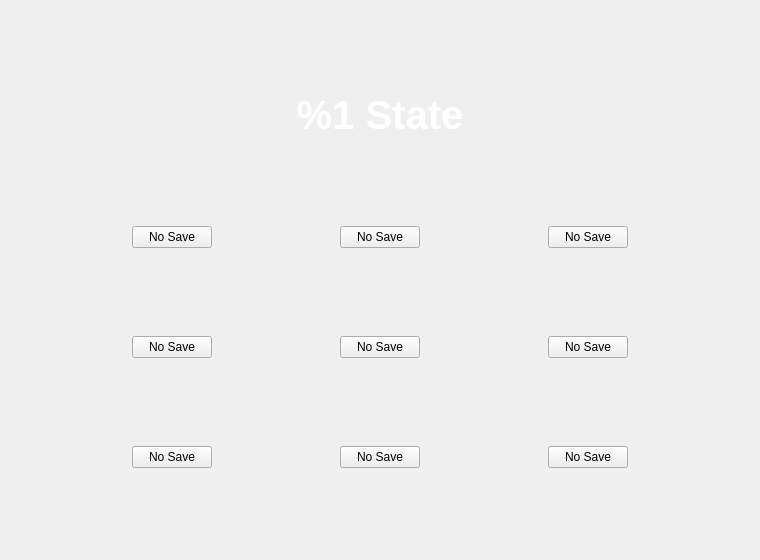
<?xml version="1.0" encoding="UTF-8"?>
<ui version="4.0">
 <class>LoadSaveState</class>
 <widget class="QWidget" name="LoadSaveState">
  <property name="geometry">
   <rect>
    <x>0</x>
    <y>0</y>
    <width>760</width>
    <height>560</height>
   </rect>
  </property>
  <property name="windowTitle">
   <string>%1 State</string>
  </property>
  <layout class="QGridLayout" name="gridLayout_2" rowstretch="1,0,0,0" columnstretch="0,0,0">
   <property name="leftMargin">
    <number>6</number>
   </property>
   <property name="topMargin">
    <number>6</number>
   </property>
   <property name="rightMargin">
    <number>6</number>
   </property>
   <property name="bottomMargin">
    <number>6</number>
   </property>
   <property name="spacing">
    <number>2</number>
   </property>
   <item row="1" column="0">
    <widget class="QGBA::SavestateButton" name="state1">
     <property name="sizePolicy">
      <sizepolicy hsizetype="Maximum" vsizetype="Maximum">
       <horstretch>0</horstretch>
       <verstretch>0</verstretch>
      </sizepolicy>
     </property>
     <property name="text">
      <string>No Save</string>
     </property>
     <property name="iconSize">
      <size>
       <width>240</width>
       <height>160</height>
      </size>
     </property>
     <property name="shortcut">
      <string>1</string>
     </property>
    </widget>
   </item>
   <item row="1" column="1">
    <widget class="QGBA::SavestateButton" name="state2">
     <property name="sizePolicy">
      <sizepolicy hsizetype="Maximum" vsizetype="Maximum">
       <horstretch>0</horstretch>
       <verstretch>0</verstretch>
      </sizepolicy>
     </property>
     <property name="text">
      <string>No Save</string>
     </property>
     <property name="iconSize">
      <size>
       <width>240</width>
       <height>160</height>
      </size>
     </property>
     <property name="shortcut">
      <string>2</string>
     </property>
    </widget>
   </item>
   <item row="0" column="0" colspan="3">
    <widget class="QLabel" name="lsLabel">
     <property name="sizePolicy">
      <sizepolicy hsizetype="Preferred" vsizetype="Maximum">
       <horstretch>0</horstretch>
       <verstretch>0</verstretch>
      </sizepolicy>
     </property>
     <property name="styleSheet">
      <string notr="true">font-size: 30pt; font-weight: bold; color: white;</string>
     </property>
     <property name="text">
      <string>%1 State</string>
     </property>
     <property name="scaledContents">
      <bool>false</bool>
     </property>
     <property name="alignment">
      <set>Qt::AlignCenter</set>
     </property>
    </widget>
   </item>
   <item row="1" column="2">
    <widget class="QGBA::SavestateButton" name="state3">
     <property name="sizePolicy">
      <sizepolicy hsizetype="Maximum" vsizetype="Maximum">
       <horstretch>0</horstretch>
       <verstretch>0</verstretch>
      </sizepolicy>
     </property>
     <property name="text">
      <string>No Save</string>
     </property>
     <property name="iconSize">
      <size>
       <width>240</width>
       <height>160</height>
      </size>
     </property>
     <property name="shortcut">
      <string>3</string>
     </property>
    </widget>
   </item>
   <item row="2" column="0">
    <widget class="QGBA::SavestateButton" name="state4">
     <property name="sizePolicy">
      <sizepolicy hsizetype="Maximum" vsizetype="Maximum">
       <horstretch>0</horstretch>
       <verstretch>0</verstretch>
      </sizepolicy>
     </property>
     <property name="text">
      <string>No Save</string>
     </property>
     <property name="iconSize">
      <size>
       <width>240</width>
       <height>160</height>
      </size>
     </property>
     <property name="shortcut">
      <string>4</string>
     </property>
    </widget>
   </item>
   <item row="2" column="1">
    <widget class="QGBA::SavestateButton" name="state5">
     <property name="sizePolicy">
      <sizepolicy hsizetype="Maximum" vsizetype="Maximum">
       <horstretch>0</horstretch>
       <verstretch>0</verstretch>
      </sizepolicy>
     </property>
     <property name="text">
      <string>No Save</string>
     </property>
     <property name="iconSize">
      <size>
       <width>240</width>
       <height>160</height>
      </size>
     </property>
     <property name="shortcut">
      <string>5</string>
     </property>
    </widget>
   </item>
   <item row="2" column="2">
    <widget class="QGBA::SavestateButton" name="state6">
     <property name="sizePolicy">
      <sizepolicy hsizetype="Maximum" vsizetype="Maximum">
       <horstretch>0</horstretch>
       <verstretch>0</verstretch>
      </sizepolicy>
     </property>
     <property name="text">
      <string>No Save</string>
     </property>
     <property name="iconSize">
      <size>
       <width>240</width>
       <height>160</height>
      </size>
     </property>
     <property name="shortcut">
      <string>6</string>
     </property>
    </widget>
   </item>
   <item row="3" column="0">
    <widget class="QGBA::SavestateButton" name="state7">
     <property name="sizePolicy">
      <sizepolicy hsizetype="Maximum" vsizetype="Maximum">
       <horstretch>0</horstretch>
       <verstretch>0</verstretch>
      </sizepolicy>
     </property>
     <property name="text">
      <string>No Save</string>
     </property>
     <property name="iconSize">
      <size>
       <width>240</width>
       <height>160</height>
      </size>
     </property>
     <property name="shortcut">
      <string>7</string>
     </property>
    </widget>
   </item>
   <item row="3" column="1">
    <widget class="QGBA::SavestateButton" name="state8">
     <property name="sizePolicy">
      <sizepolicy hsizetype="Maximum" vsizetype="Maximum">
       <horstretch>0</horstretch>
       <verstretch>0</verstretch>
      </sizepolicy>
     </property>
     <property name="text">
      <string>No Save</string>
     </property>
     <property name="iconSize">
      <size>
       <width>240</width>
       <height>160</height>
      </size>
     </property>
     <property name="shortcut">
      <string>8</string>
     </property>
    </widget>
   </item>
   <item row="3" column="2">
    <widget class="QGBA::SavestateButton" name="state9">
     <property name="sizePolicy">
      <sizepolicy hsizetype="Maximum" vsizetype="Maximum">
       <horstretch>0</horstretch>
       <verstretch>0</verstretch>
      </sizepolicy>
     </property>
     <property name="text">
      <string>No Save</string>
     </property>
     <property name="iconSize">
      <size>
       <width>240</width>
       <height>160</height>
      </size>
     </property>
     <property name="shortcut">
      <string>9</string>
     </property>
    </widget>
   </item>
  </layout>
 </widget>
 <customwidgets>
  <customwidget>
   <class>QGBA::SavestateButton</class>
   <extends>QPushButton</extends>
   <header>SavestateButton.h</header>
  </customwidget>
 </customwidgets>
 <tabstops>
  <tabstop>state1</tabstop>
  <tabstop>state2</tabstop>
  <tabstop>state3</tabstop>
  <tabstop>state4</tabstop>
  <tabstop>state5</tabstop>
  <tabstop>state6</tabstop>
  <tabstop>state7</tabstop>
  <tabstop>state8</tabstop>
  <tabstop>state9</tabstop>
 </tabstops>
 <resources/>
 <connections/>
</ui>
